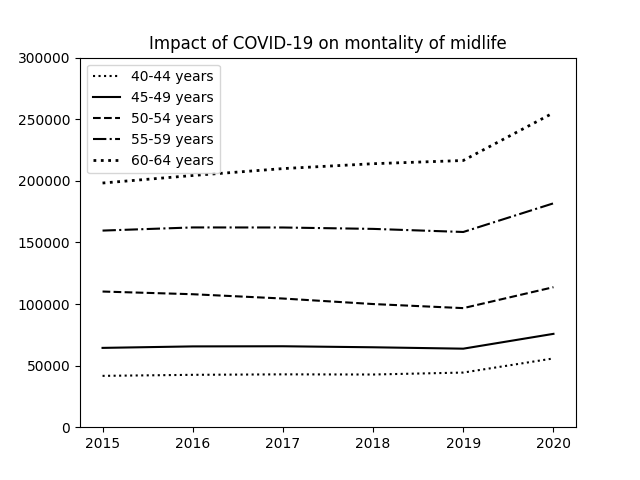

Write the Python code that produced this figure.
import pandas as pd
import matplotlib.pyplot as plt
import subprocess as sp
sp.call('wget -nc https://data.cdc.gov/api/views/chcz-j2du/rows.csv', shell=True)
d=pd.read_csv('rows.csv')
years=d.Year.unique()
a1=[]
a2=[]
a3=[]
a4=[]
a5=[]
for i in years:
 a=d.loc[(d.Year==i) &
  (d['Sex']=='All Sexes') & (d['Age Group']=='40-44 years'),'Total Deaths']
 a1.append(a)
 a=d.loc[(d.Year==i) &
  (d['Sex']=='All Sexes') & (d['Age Group']=='45-49 years'),'Total Deaths']
 a2.append(a)
 a=d.loc[(d.Year==i) &
  (d['Sex']=='All Sexes') & (d['Age Group']=='50-54 years'),'Total Deaths']
 a3.append(a)
 a=d.loc[(d.Year==i) &
  (d['Sex']=='All Sexes') & (d['Age Group']=='55-59 years'),'Total Deaths']
 a4.append(a)
 a=d.loc[(d.Year==i) &
  (d['Sex']=='All Sexes') & (d['Age Group']=='60-64 years'),'Total Deaths']
 a5.append(a)
plt.ylim([0,300000])
plt.plot(years,a1,':k')
plt.plot(years,a2,'-k')
plt.plot(years,a3,'--k')
plt.plot(years,a4,'-.k')
plt.plot(years,a5,':k')
plt.legend(('40-44 years','45-49 years','50-54 years','55-59 years','60-64 years'))
plt.title('Impact of COVID-19 on montality of midlife')
plt.savefig('midlife.png')
plt.show()
